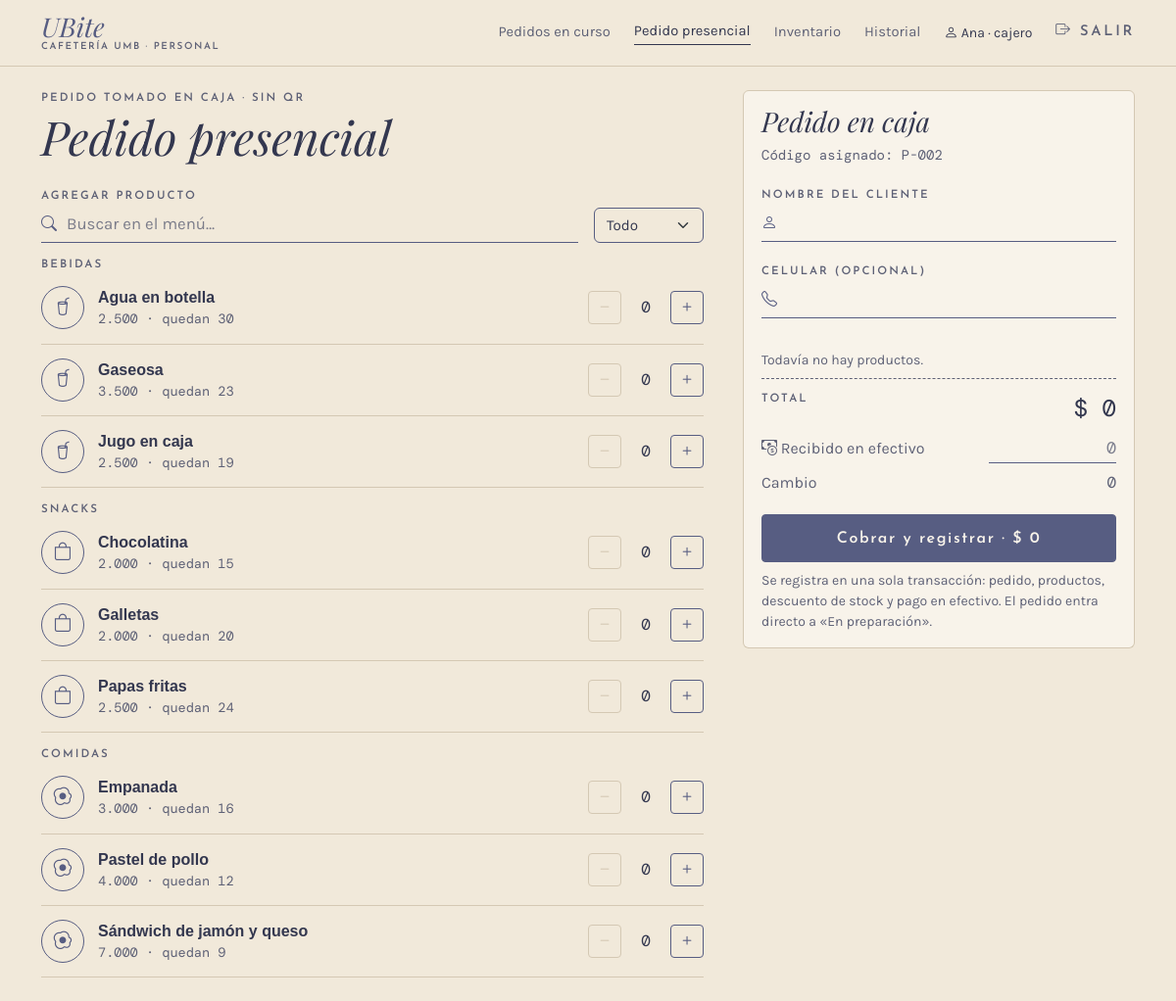
/caja/presencial (signed in), run on the app's committed database.
### app/models.py (models this page shows, shortened)
class Usuario(UserMixin, db.Model):
    __tablename__ = "usuario"
    __table_args__ = (
        db.CheckConstraint("rol IN ('cajero', 'administrador')", name="ck_usuario_rol"),
    )
    id_usuario = db.Column(db.Integer, primary_key=True, autoincrement=True)
    nombre = db.Column(db.Text, nullable=False)
    rol = db.Column(db.Text, nullable=False)
    username = db.Column(db.Text, nullable=False, unique=True)
    password_hash = db.Column(db.Text, nullable=False)
    activo = db.Column(db.Boolean, nullable=False, default=True)
    @property
    def is_active(self):
        return bool(self.activo)

class Categoria(db.Model):
    __tablename__ = "categoria"
    id_categoria = db.Column(db.Integer, primary_key=True, autoincrement=True)
    nombre = db.Column(db.Text, nullable=False, unique=True)
    productos = db.relationship("Producto", back_populates="categoria", lazy=True)

class Producto(db.Model):
    __tablename__ = "producto"
    __table_args__ = (
        db.CheckConstraint("precio > 0", name="ck_producto_precio"),
        db.CheckConstraint("stock_actual >= 0", name="ck_producto_stock"),
        db.CheckConstraint("stock_minimo >= 0", name="ck_producto_minimo"),
    )
    id_producto = db.Column(db.Integer, primary_key=True, autoincrement=True)
    nombre = db.Column(db.Text, nullable=False)
    descripcion = db.Column(db.Text)
    precio = db.Column(db.Float, nullable=False)
    stock_actual = db.Column(db.Integer, nullable=False, default=0)
    stock_minimo = db.Column(db.Integer, nullable=False, default=0)
    activo = db.Column(db.Boolean, nullable=False, default=True)
    id_categoria = db.Column(db.Integer, db.ForeignKey("categoria.id_categoria"), nullable=False)
    categoria = db.relationship("Categoria", back_populates="productos")

### app/routes/caja.py (the view, shortened to what this page needs)
@bp.route("/presencial", methods=["GET", "POST"])
@rol_requerido(*PERSONAL)
def presencial():
    menu = servicios.menu_por_categoria()
    codigo = servicios.siguiente_codigo("presencial")
    if request.method == "GET":
        return render_template("caja/presencial.html", menu=menu, form={}, codigo=codigo)

### app/__init__.py (called while the page is built)
def pesos(valor):
    return f"{valor:,.0f}".replace(",", ".")

@login_manager.user_loader
def cargar_usuario(id_usuario):
    from .models import Usuario
    return db.session.get(Usuario, int(id_usuario))

### app/database.py (called while the page is built)
@event.listens_for(Engine, "begin")
def _iniciar(conexion):
    conexion.exec_driver_sql("BEGIN IMMEDIATE" if _escritura.get() else "BEGIN")

### app/routes/__init__.py (called while the page is built)
def rol_requerido(*roles):
    def decorador(vista):
        @wraps(vista)
        @login_required
        def envoltura(*args, **kwargs):
            if current_user.rol not in roles:
                abort(403)
            return vista(*args, **kwargs)
        return envoltura
    return decorador

def datos_menu():
    if not current_user.is_authenticated:
        return {}
    from flask import request
    admin = current_user.rol == "administrador"
    seccion = request.endpoint
    if seccion in ("inventario.entrada", "inventario.producto"):
        seccion = "inventario.lista"
    return {"es_admin": admin, "seccion": seccion,
            "menu_personal": MENU_ADMIN if admin else MENU_CAJERO,
            "menu_inferior": INFERIOR_ADMIN if admin else INFERIOR_CAJERO}

### app/routes/cliente.py (called while the page is built)
@bp.app_context_processor
def datos_carrito():
    carrito = session.get("carrito", {})
    return {"unidades_carrito": sum(carrito.values())}

### app/servicios.py (called while the page is built)
def menu_por_categoria():
    productos = (Producto.query.filter_by(activo=True)
                 .order_by(Producto.id_categoria, Producto.nombre).all())
    menu = {}
    for p in productos:
        menu.setdefault(p.categoria.nombre, []).append(p)
    return menu

def siguiente_codigo(origen):
    letra = "P" if origen == "presencial" else "A"
    codigos = db.session.scalars(
        db.select(Pedido.codigo).where(Pedido.codigo.like(f"{letra}-%"))).all()
    numeros = [int(c[2:]) for c in codigos if c[2:].isdigit()]
    return f"{letra}-{max(numeros, default=0) + 1:03d}"

### app/templates/caja/presencial.html (shortened to what this page needs)
{% extends "caja/_base.html" %}
{% set titulo_barra = "Pedido presencial" %}
{% set iconos = {"Bebidas": "bi-cup-straw", "Snacks": "bi-bag", "Comidas": "bi-egg-fried"} %}
{% block panel %}
<form method="post" class="presencial" id="presencial">
  <div class="zona-titulo">
    <p class="etiqueta mb-1">Pedido tomado en caja · sin QR</p>
    <h1 class="titulo display-5 mb-0 d-none d-lg-block">Pedido presencial</h1>
  </div>
  <div class="zona-datos tarjeta">
    <h2 class="titulo fs-3 d-none d-lg-block">Pedido en caja</h2>
    <p class="mono small suave">Código asignado: {{ codigo }}</p>
    <label class="etiqueta" for="nombre">Nombre del cliente</label>
    <div class="campo-icono mb-3"><i class="bi bi-person"></i>
      <input class="form-control linea-campo" id="nombre" name="nombre" maxlength="60" value="{{ form.get('nombre', '') }}" required>
    </div>
    <label class="etiqueta" for="telefono">Celular (opcional)</label>
    <div class="campo-icono"><i class="bi bi-telephone"></i>
      <input class="form-control linea-campo" id="telefono" name="telefono" inputmode="numeric" maxlength="13" value="{{ form.get('telefono', '') }}">
    </div>
  </div>
  <div class="zona-productos">
    <label class="etiqueta" for="buscar">Agregar producto</label>
    <div class="d-flex gap-3 align-items-end mb-2">
      <div class="campo-icono flex-fill"><i class="bi bi-search"></i>
        <input class="form-control linea-campo" id="buscar" placeholder="Buscar en el menú…" autocomplete="off">
      </div>
      <select class="form-select selector-categoria" id="categoria" aria-label="Categoría">
        <option value="">Todo</option>
      </select>
    </div>
    {% for categoria, productos in menu.items() %}
    <section class="categoria" data-categoria="{{ categoria }}">
      <h2 class="etiqueta mt-3 mb-0">{{ categoria }}</h2>
      {% for p in productos %}
      <div class="fila-menu {% if p.stock_actual == 0 %}agotado{% endif %}" data-nombre="{{ p.nombre|lower }}">
        <span class="icono d-none d-sm-flex"><i class="bi {{ iconos.get(categoria, 'bi-basket') }}"></i></span>
        <div class="info">
          <div class="fw-bold">{{ p.nombre }}</div>
          <div class="detalle mono">{{ p.precio|pesos }} · {% if p.stock_actual %}quedan {{ p.stock_actual }}{% else %}agotado{% endif %}</div>
        </div>
        <div class="contador stepper" data-precio="{{ p.precio }}" data-nombre="{{ p.nombre }}">
          <button type="button" class="btn-mas menos" aria-label="Quitar {{ p.nombre }}"><i class="bi bi-dash"></i></button>
          <input class="cant-input mono" type="number" name="cant_{{ p.id_producto }}" min="0" max="{{ p.stock_actual }}"
                 value="{{ form.get('cant_' ~ p.id_producto, 0) }}" aria-label="Cantidad de {{ p.nombre }}">
          <button type="button" class="btn-mas mas" aria-label="Agregar {{ p.nombre }}"><i class="bi bi-plus"></i></button>
        </div>
      </div>
      {% endfor %}
    </section>
    {% endfor %}
  </div>
  <div class="zona-resumen tarjeta lineas-total">
    <div id="lineas"><p class="small suave mb-0">Todavía no hay productos.</p></div>
    <div class="fila total"><span class="etiqueta">Total</span><span class="mono fs-4">$ <span id="total">0</span></span></div>
    <div class="fila align-items-center">
      <label class="suave" for="recibido"><i class="bi bi-cash-coin"></i> Recibido en efectivo</label>
      <input class="form-control linea-campo mono text-end recibido" id="recibido" inputmode="numeric" placeholder="0">
    </div>
    <div class="fila suave"><span>Cambio</span><span class="mono" id="cambio">0</span></div>
    <button class="btn btn-ubite w-100 mt-3" type="submit" id="cobrar">Cobrar y registrar · $ <span id="total-boton">0</span></button>
    <p class="small suave mt-2 mb-0">Se registra en una sola transacción: pedido, productos, descuento de stock y pago en efectivo. El pedido entra directo a «En preparación».</p>
  </div>
</form>
{% endblock %}

### app/templates/caja/_base.html (shortened to what this page needs)
{% extends "base.html" %}
{% block clase_main %}{{ 'con-lateral' if es_admin }} container-xl py-4 con-barra-inferior{% endblock %}
{% block encabezado %}
<header class="barra {{ 'd-lg-none' if es_admin }}">
  <div class="container-xl d-flex justify-content-between align-items-center">
    <a class="marca {% if titulo_barra %}d-none d-lg-inline-block{% endif %}" href="{{ url_for(menu_personal[0][0]) }}">
      <span class="nombre">UBite</span><span class="sub">Cafetería UMB · Personal</span>
    </a>
    {% if not es_admin %}
    <nav class="nav-personal d-none d-lg-flex gap-4 align-items-center">
      {% for ruta, texto, _ in menu_personal %}
      <a href="{{ url_for(ruta) }}" class="{{ 'activo' if seccion == ruta }}">{{ texto }}</a>
      {% endfor %}
      <span class="small"><i class="bi bi-person"></i> {{ current_user.nombre.split(' ')[0] }} · {{ current_user.rol }}</span>
      <a href="{{ url_for('auth.salir') }}" class="etiqueta"><i class="bi bi-box-arrow-right"></i> Salir</a>
    </nav>
    {% endif %}
  </div>
</header>
{% endblock %}
{% block contenido %}
{% block panel %}{% endblock %}
{% endblock %}

### data on the page
Usuario: nombre "Ana", rol "cajero"
Categoria: nombre "BEBIDAS"
Producto: nombre "Agua en botella", precio|pesos "2.500", stock_actual "30", get "0"
Producto: nombre "Gaseosa", precio|pesos "3.500", stock_actual "23", get "0"
Producto: nombre "Jugo en caja", precio|pesos "2.500", stock_actual "19", get "0"
Categoria: nombre "SNACKS"
Producto: nombre "Chocolatina", precio|pesos "2.000", stock_actual "15", get "0"
Producto: nombre "Galletas", precio|pesos "2.000", stock_actual "20", get "0"
Producto: nombre "Papas fritas", precio|pesos "2.500", stock_actual "24", get "0"
Categoria: nombre "COMIDAS"
Producto: nombre "Empanada", precio|pesos "3.000", stock_actual "16", get "0"
Producto: nombre "Pastel de pollo", precio|pesos "4.000", stock_actual "12", get "0"
Producto: nombre "Sándwich de jamón y queso", precio|pesos "7.000", stock_actual "9", get "0"

### other printed values
{{ texto }} "Pedidos en curso" "Pedido presencial" "Inventario" "Historial"
{{ codigo }} "P-002"
